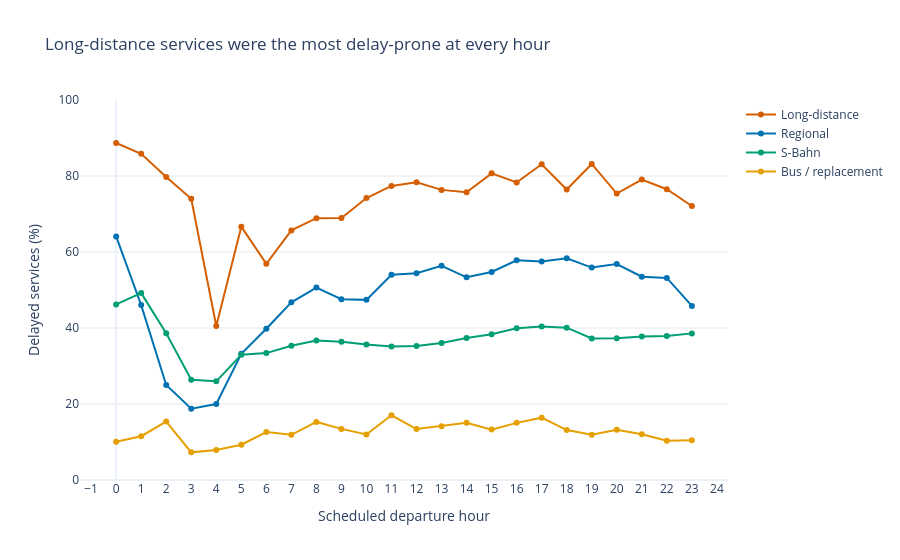

Notebook code for this chart:
### Markdown cell above
## Question 3 — How did delay rates change by scheduled hour for different train groups?

### Why this matters

Overall group averages can hide changes across the day. Examining scheduled
hour reveals whether particular train groups become more vulnerable during
specific periods.

### Method

Services are grouped by scheduled departure hour and train group. The delay
rate is calculated separately for each combination.

### Code cell
hourly_stats = (
    clean[
        clean["train_group"] != "Other"
    ]
    .groupby(
        ["hour", "train_group"],
        as_index=False
    )
    .agg(
        total_services=("has_delay", "size"),
        delay_rate=("has_delay", "mean")
    )
)

hourly_stats["delay_rate_pct"] = (
    hourly_stats["delay_rate"] * 100
)


group_order = [
    "Long-distance",
    "Regional",
    "S-Bahn",
    "Bus / replacement"
]


group_palette = {
    "Long-distance": CVD_RED,
    "Regional": CVD_BLUE,
    "S-Bahn": CVD_GREEN,
    "Bus / replacement": CVD_ORANGE
}


fig = px.line(
    hourly_stats,
    x="hour",
    y="delay_rate_pct",
    color="train_group",
    markers=True,
    category_orders={
        "train_group": group_order
    },
    color_discrete_map=group_palette,
    hover_data={
        "total_services": ":,",
        "delay_rate_pct": ":.1f"
    },
    title=(
        "Long-distance services were the most "
        "delay-prone at every hour"
    )
)

fig.update_layout(
    template="plotly_white",
    legend_title_text=""
)

fig.update_xaxes(
    title="Scheduled departure hour",
    dtick=1,
    showgrid=False
)

fig.update_yaxes(
    title="Delayed services (%)",
    range=[0, 100],
    gridcolor="#E5E7EB"
)

fig.show()

### Figure 1 — Plotly figure (JSON) as saved in the notebook; plotly's stock layout.template omitted (floating-point values rounded to 4 significant figures)
{"data": [{"customdata": [[274], [106], [74], [50], [74], [270], [369], [749], [923], [931], [1089], [933], [1059], [1040], [1026], [881], [940], [905], [900], [927], [841], [812], [575], [337]], "hovertemplate": "train_group=Long-distance<br>hour=%{x}<br>delay_rate_pct=%{y:.1f}<br>total_services=%{customdata[0]:,}<extra></extra>", "legendgroup": "Long-distance", "line": {"color": "#D55E00", "dash": "solid"}, "marker": {"symbol": "circle"}, "mode": "lines+markers", "name": "Long-distance", "orientation": "v", "showlegend": true, "type": "scatter", "x": [0, 1, 2, 3, 4, 5, 6, 7, 8, 9, 10, 11, 12, 13, 14, 15, 16, 17, 18, 19, 20, 21, 22, 23], "xaxis": "x", "y": [88.69, 85.85, 79.73, 74.0, 40.54, 66.67, 56.91, 65.69, 68.91, 68.96, 74.2, 77.38, 78.38, 76.35, 75.73, 80.7, 78.3, 83.09, 76.44, 83.17, 75.39, 79.06, 76.52, 72.11], "yaxis": "y"}, {"customdata": [[78], [63], [16], [16], [65], [307], [490], [569], [557], [477], [462], [461], [507], [738], [748], [422], [448], [440], [444], [424], [424], [370], [346], [227]], "hovertemplate": "train_group=Regional<br>hour=%{x}<br>delay_rate_pct=%{y:.1f}<br>total_services=%{customdata[0]:,}<extra></extra>", "legendgroup": "Regional", "line": {"color": "#0072B2", "dash": "solid"}, "marker": {"symbol": "circle"}, "mode": "lines+markers", "name": "Regional", "orientation": "v", "showlegend": true, "type": "scatter", "x": [0, 1, 2, 3, 4, 5, 6, 7, 8, 9, 10, 11, 12, 13, 14, 15, 16, 17, 18, 19, 20, 21, 22, 23], "xaxis": "x", "y": [64.1, 46.03, 25.0, 18.75, 20.0, 33.22, 39.8, 46.75, 50.63, 47.59, 47.4, 54.01, 54.44, 56.37, 53.34, 54.74, 57.81, 57.5, 58.33, 55.9, 56.84, 53.51, 53.18, 45.81], "yaxis": "y"}, {"customdata": [[961], [490], [233], [258], [774], [1770], [2285], [2552], [2576], [2452], [2386], [2406], [2381], [2335], [2341], [2058], [2105], [2130], [2095], [1951], [1827], [1651], [1593], [1200]], "hovertemplate": "train_group=S-Bahn<br>hour=%{x}<br>delay_rate_pct=%{y:.1f}<br>total_services=%{customdata[0]:,}<extra></extra>", "legendgroup": "S-Bahn", "line": {"color": "#009E73", "dash": "solid"}, "marker": {"symbol": "circle"}, "mode": "lines+markers", "name": "S-Bahn", "orientation": "v", "showlegend": true, "type": "scatter", "x": [0, 1, 2, 3, 4, 5, 6, 7, 8, 9, 10, 11, 12, 13, 14, 15, 16, 17, 18, 19, 20, 21, 22, 23], "xaxis": "x", "y": [46.2, 49.18, 38.63, 26.36, 25.97, 32.94, 33.39, 35.34, 36.68, 36.38, 35.67, 35.16, 35.24, 36.06, 37.38, 38.34, 39.95, 40.38, 40.1, 37.26, 37.27, 37.8, 37.92, 38.58], "yaxis": "y"}, {"customdata": [[228], [217], [78], [55], [177], [280], [404], [454], [445], [461], [434], [446], [440], [424], [419], [377], [379], [378], [373], [369], [340], [357], [309], [220]], "hovertemplate": "train_group=Bus / replacement<br>hour=%{x}<br>delay_rate_pct=%{y:.1f}<br>total_services=%{customdata[0]:,}<extra></extra>", "legendgroup": "Bus / replacement", "line": {"color": "#E69F00", "dash": "solid"}, "marker": {"symbol": "circle"}, "mode": "lines+markers", "name": "Bus / replacement", "orientation": "v", "showlegend": true, "type": "scatter", "x": [0, 1, 2, 3, 4, 5, 6, 7, 8, 9, 10, 11, 12, 13, 14, 15, 16, 17, 18, 19, 20, 21, 22, 23], "xaxis": "x", "y": [10.09, 11.52, 15.38, 7.273, 7.91, 9.286, 12.62, 11.89, 15.28, 13.45, 11.98, 17.04, 13.41, 14.15, 15.04, 13.26, 15.04, 16.4, 13.14, 11.92, 13.24, 12.04, 10.36, 10.45], "yaxis": "y"}], "layout": {"legend": {"title": {"text": ""}, "tracegroupgap": 0}, "title": {"text": "Long-distance services were the most delay-prone at every hour"}, "xaxis": {"anchor": "y", "domain": [0, 1], "dtick": 1, "showgrid": false, "title": {"text": "Scheduled departure hour"}}, "yaxis": {"anchor": "x", "domain": [0, 1], "gridcolor": "#E5E7EB", "range": [0, 100], "title": {"text": "Delayed services (%)"}}}}
